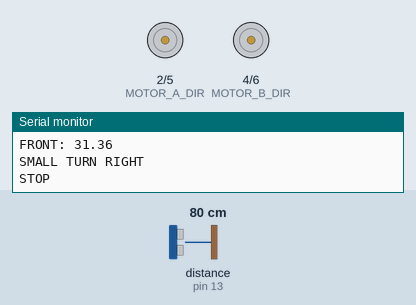
The sketch below on a simulated Arduino Uno, built with avr-gcc and run on an emulated ATmega328P. Shown: direction and speed pins drawn as motors (green arrow = direction pin HIGH = forward, orange = LOW = backward, longer = more drive), the last lines printed to the serial monitor. Wiring (inferred from the names in the program): ultrasonic range finder: trigger pin 12; echo pin 13. The test bench sets the inputs (shaded band); at power-on: distance to the obstacle (sensor on pin 13) 80 cm. The echo pulse lasts 58.3 µs per cm.

Above: at 1.2 s.
1.3 s: distance to the obstacle (sensor on pin 13) set to 28 cm
At 2.45 s:
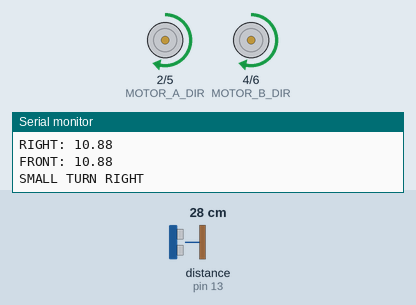
3.7 s: distance to the obstacle (sensor on pin 13) set to 23 cm
At 4.9 s:
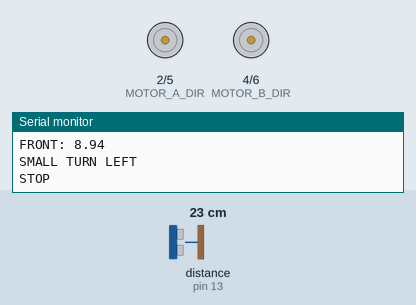
6.7 s: distance to the obstacle (sensor on pin 13) set to 18 cm
At 7.81 s:
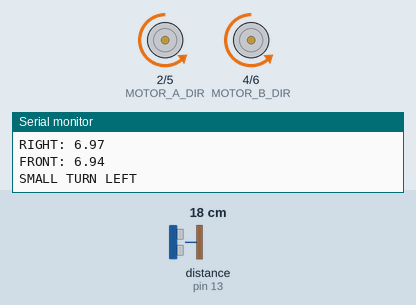
9.1 s: distance to the obstacle (sensor on pin 13) set to 14 cm
At 9.8 s:
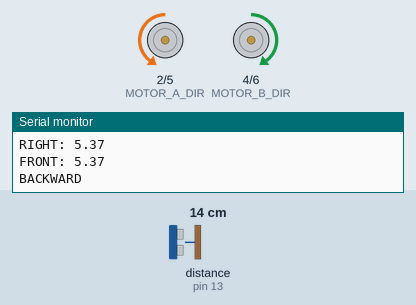
12.1 s: distance to the obstacle (sensor on pin 13) set to 2 cm
15.1 s: distance to the obstacle (sensor on pin 13) set to 12 cm
17.1 s: distance to the obstacle (sensor on pin 13) set to 15 cm
Timing chart, 0 to 21.1 s (numbered marks = the images above; inputs shaded):
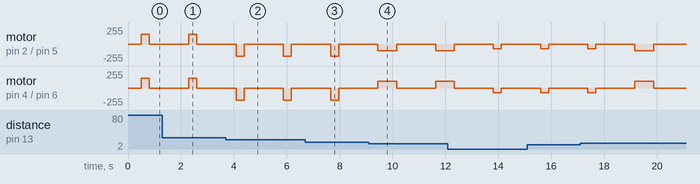

Measured:
- the behaviour switches between 26 and 25 cm on distance to the obstacle (sensor on pin 13) (found by bisection; images 1 and 2)
- the behaviour switches between 16 and 15 cm on distance to the obstacle (sensor on pin 13) (found by bisection; images 3 and 4)

The sketch:

final_project.ino
```cpp
//#include <util_delay.h>  // Include the AVR delay library
#include <motor.h>
#include <myultrasonic.h>

#define SERVO_PERIOD 20000  // Microseconds (20 milliseconds)

#define TRIGGER_PIN PB4 // PIN 12 trigger on sensor
#define ECHO_PIN PB5     // PIN 13 echo on sensor
#define SERVO_PIN 10

#define RIGHT_TARGET_DISTANCE 12 // Target distance from the right wall in inches
#define FRONT_CLEARANCE 20 // Minimum clearance needed in front in inches
#define ERROR_THRESHOLD 2  // Allowed error in inches

void setup() {
  setupUltra();
  setupMotorPins();
  pinMode(SERVO_PIN, OUTPUT);
  Serial.begin(9600);
}

void loop() {
  double r = checkRightDistance();
  double f = checkFrontDistance();
  Serial.print("RIGHT: ");
  Serial.println(r);
  Serial.print("FRONT: ");
  Serial.println(f);

  if (r<5){ // too close at right
    turnMotor(LEFT, 70, SMALL_TURN_DURATION);
  }
  else if (r<6 && f<6){ // Too close to right and front
    moveMotor(BACKWARD, 100, 700);
  } else if(r<10 && f<10){ // target distance, corner detected
    //moveMotor(BACKWARD, 70, 700);
    turnMotor(LEFT, 180, SMALL_TURN_DURATION);
  } else if (r<10 && f>10){ // target right distance, no wall up ahead
    moveMotor(FORWARD, 100, MOVE_DURATION);
  } else if(r>10 && f>10) { // too far away
    turnMotor(RIGHT, 150, SMALL_TURN_DURATION);
    //moveMotor(BACKWARD, 70, 700);
    // turnMotor(LEFT, 70, SMALL_TURN_DURATION);
  } else{ // too far from right, too close to front (r>10 and f<10)
    moveMotor(BACKWARD, 70, 700);
    turnMotor(RIGHT, 70, SMALL_TURN_DURATION);
    moveMotor(FORWARD, 70, 700);
    turnMotor(LEFT, 100, SMALL_TURN_DURATION);
  }
  stopMotor();
  delay(100);  // Short delay to stabilize readings
}

double checkRightDistance() {
  setServoPosition(350);  // Point sensor to the right side
  delay(60);
  return checkDistance();
}

double checkFrontDistance() {
  setServoPosition(1400); // Point sensor forward
  delay(60);
  return checkDistance();
}
```

motor.cpp
```cpp
#include "motor.h"

void stopMotor() {
  Serial.println("STOP");
  OCR0A = 0;  // Set PWM duty cycle to 0 to stop motor A
  OCR0B = 0;  // Set PWM duty cycle to 0 to stop motor B
  _delay_ms(STOP_DURATION);
}

void moveMotor(int direction, int pwmSpeed, int duration) {
  if (direction == FORWARD) {
    Serial.println("FORWARD");
    PORTD |= (1 << MOTOR_A_DIR);  // Set MOTOR_A_DIR high
    PORTD &= ~(1 << MOTOR_B_DIR); // Set MOTOR_B_DIR low
  } else if (direction == BACKWARD) {
    Serial.println("BACKWARD");
    PORTD &= ~(1 << MOTOR_A_DIR); // Set MOTOR_A_DIR low
    PORTD |= (1 << MOTOR_B_DIR);  // Set MOTOR_B_DIR high
  }
  OCR0A = pwmSpeed;    // Set PWM duty cycle for motor A
  OCR0B = pwmSpeed;    // Set PWM duty cycle for motor B
  _delay_ms(duration);
}

void turnMotor(int direction, int pwmSpeed, int duration) {
  if (direction == LEFT) {
    Serial.println(duration == SMALL_TURN_DURATION ? "SMALL TURN LEFT" : "LARGE TURN LEFT");
    PORTD &= ~(1 << MOTOR_A_DIR); // Set MOTOR_A_DIR low (left motor backward)
    PORTD &= ~(1 << MOTOR_B_DIR); // Set MOTOR_B_DIR low (right motor forward)
  } else if (direction == RIGHT) {
    Serial.println(duration == SMALL_TURN_DURATION ? "SMALL TURN RIGHT" : "LARGE TURN RIGHT");
    PORTD |= (1 << MOTOR_A_DIR);  // Set MOTOR_A_DIR high (left motor forward)
    PORTD |= (1 << MOTOR_B_DIR);  // Set MOTOR_B_DIR high (right motor backward)
  }
  OCR0A = pwmSpeed;    // Set PWM duty cycle for motor A
  OCR0B = pwmSpeed;    // Set PWM duty cycle for motor B
  _delay_ms(duration);
}

void setupMotorPins(){
  // Set motor control pins as output
  DDRD |= (1 << MOTOR_A_DIR) | (1 << MOTOR_B_DIR) | (1 << MOTOR_A_PWM) | (1 << MOTOR_B_PWM); // Set motor control pins as outputs

  // Setup Timer 0 for PWM on PD5 (OC0B)
  TCCR0A = (1 << COM0A1) | (1 << COM0B1) | (1 << WGM00) | (1 << WGM01); // Fast PWM, clear OC0A/OC0B on compare match
  TCCR0B = (1 << CS01);  // Prescaler 8
}
```

motor.h
```cpp
#ifndef MOTOR_H
#define MOTOR_H

#include <Arduino.h>
#include <avr/io.h>
#include <util/delay.h>

// For delay times
#define MOVE_DURATION 1000  // Duration for forward/backward movement in milliseconds
#define SMALL_TURN_DURATION 300  // Duration for small turn in milliseconds
#define LARGE_TURN_DURATION 800  // Duration for large turn in milliseconds
#define STOP_DURATION 1000  // Duration for stopping the motor in milliseconds

// For motor control pins
#define MOTOR_A_DIR PD2
#define MOTOR_A_PWM PD5
#define MOTOR_B_DIR PD4
#define MOTOR_B_PWM PD6

// Define direction constants
#define FORWARD 1
#define BACKWARD 2
#define LEFT 3
#define RIGHT 4

void stopMotor();
void setupMotorPins();
void moveMotor(int direction, int pwmSpeed, int duration);
void turnMotor(int direction, int pwmSpeed, int duration);

#endif
```

myultrasonic.cpp
```cpp
#include "myultrasonic.h"

void setServoPosition(int pulseWidth) {
  unsigned long lastPulseTime = micros();
  int count = 0;

  // Generate 50 pulses to ensure the servo has ample time to reach the position
  while (count < 50) {
    if (micros() - lastPulseTime >= SERVO_PERIOD) {  // Check if it's time for the next pulse
      digitalWrite(SERVO_PIN, HIGH);  // Start a new pulse
      delayMicroseconds(pulseWidth);  // Length of the pulse sets the servo position
      digitalWrite(SERVO_PIN, LOW);   // End the pulse

      lastPulseTime = micros();       // Reset the timer at the end of the pulse
      count++;
    }
  }
}

double checkDistance() {
  double measurements[5]; // Array to store multiple measurements
  for (int i = 0; i < 5; i++) {
    // Trigger the sensor
    PORTB |= (1 << TRIGGER_PIN);
    _delay_us(2);
    PORTB &= ~(1 << TRIGGER_PIN);
    _delay_us(10);
    // Wait for echo start
    while(!(PINB & (1 << ECHO_PIN)));
    TCNT1 = 0; // timer
    // Wait for echo end
    while(PINB & (1 << ECHO_PIN));
    measurements[i] = TCNT1 * 0.02700787;
    _delay_ms(10); // Small delay between measurements
  }
  // Compute the average or median
  return median(measurements, 5); // Implement this function or use an average
}

double median(double arr[], int n) {
  // Sort the array (using a simple bubble sort)
  for (int i = 0; i < n - 1; i++) {
    for (int j = 0; j < n - i - 1; j++) {
      if (arr[j] > arr[j + 1]) {
        // Swap elements
        double temp = arr[j];
        arr[j] = arr[j + 1];
        arr[j + 1] = temp;
      }
    }
  }

  // Find the median
  if (n % 2 != 0) {  // Odd number of elements
    return arr[n / 2];
  } else {           // Even number of elements
    return (arr[(n - 1) / 2] + arr[n / 2]) / 2.0;
  }
}


void setupUltra(){
  // Set trigger pin as output
  DDRB |= (1 << TRIGGER_PIN);
  // Clear Trigger
  PORTB &= ~(1 << TRIGGER_PIN);
  // Set echo pin as input
  DDRB &= ~(1 << ECHO_PIN);

  TCCR1B = (1 << WGM13) | (1 << WGM12);

  // Set prescaler for Timer1 to 64
  TCCR1B |= (1<<CS11) | (1<<CS10);
  TCCR1B &= ~(1<<CS12);

  OCR1A = 4999;  // Set frequency to 50 Hz
}
```

myultrasonic.h
```cpp
#ifndef MYULTRASONIC_H
#define MYULTRASONIC_H

#include <Arduino.h>
#include <avr/io.h>
#include <util/delay.h>

#define SERVO_PERIOD 20000  // Microseconds (20 milliseconds)

#define TRIGGER_PIN PB4 // PIN 12 trigger on sensor
#define ECHO_PIN PB5     // PIN 13 echo on sensor
#define SERVO_PIN 10

double checkDistance();
double median(double arr[], int n);
void setServoPosition(int pulseWidth);
void setupUltra();

#endif
```
